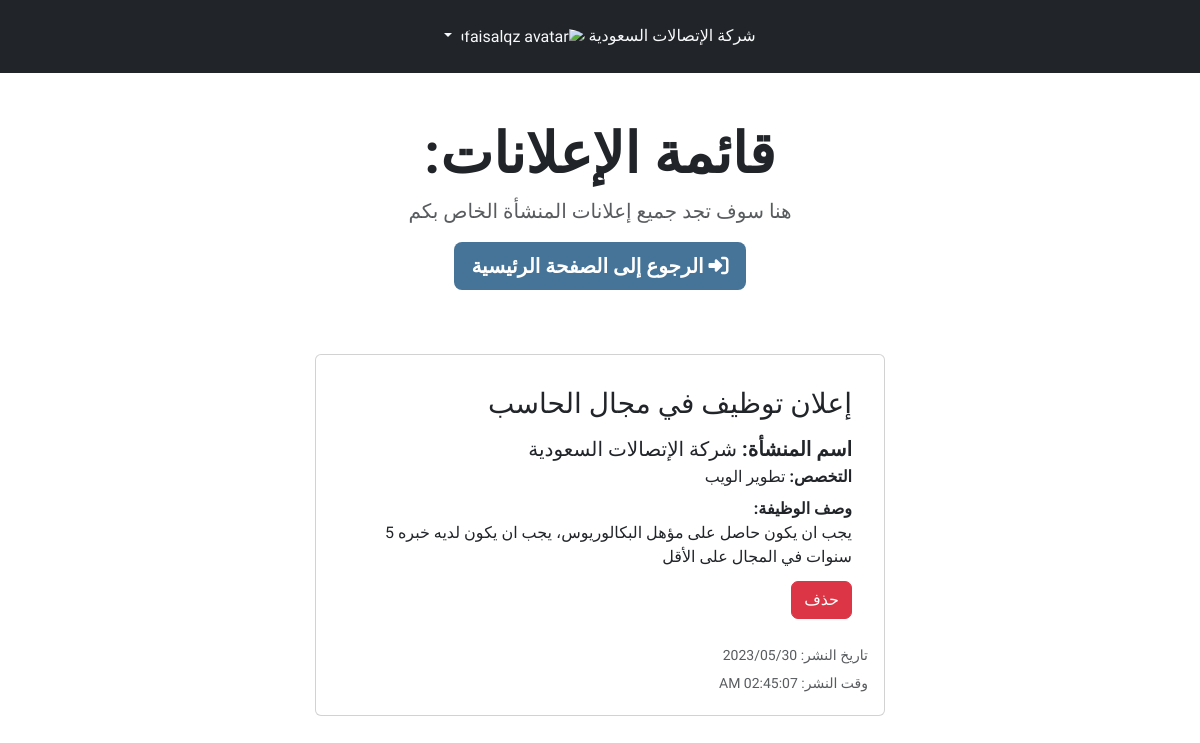
/dashboard/facility/ads.php (signed in), run on the app's committed database.
### tables this page shows
CREATE TABLE `facilities_request` (
  `id_request` int(15) NOT NULL,
  `name` varchar(150) NOT NULL,
  `ads_title` varchar(100) NOT NULL,
  `ads_major` varchar(100) NOT NULL,
  `ads_description` varchar(500) NOT NULL,
  `ads_created_date` varchar(50) NOT NULL,
  `ads_created_time` varchar(50) NOT NULL,
  `id_fk` int(15) NOT NULL
);

### includes/sessions.php (called while the page is built, shortened)
<?php
$logo = $_SESSION['logo'];
$username = $_SESSION['username'];

### dashboard/facility/ads.php (the view, shortened to what this page needs)
<?php
include '../../includes/sessions.php';
$id = $_SESSION['id'];
$name = $_SESSION['name'];
?>
<!DOCTYPE html>
<html lang="ar"">
<head>
<link rel="stylesheet" href="https://cdn.jsdelivr.net/npm/bootstrap@5.3.0-alpha3/dist/css/bootstrap.rtl.min.css">
<link rel="stylesheet" href="../../assets/css/style.css">
<link href="
https://cdn.jsdelivr.net/npm/sweetalert2@11.7.5/dist/sweetalert2.min.css
" rel="stylesheet">
</head>
<nav class="navbar navbar-dark bg-dark navbar-expand-md py-4 justify-content-center ">
    <div class="container">
        <div class="navbar-collapse collapse w-100" id="collapsingNavbar3">
            <ul class="navbar-nav w-100 justify-content-center">
                <div class='dropdown text-end'>
                    <a href='#' class='d-block link-light text-decoration-none dropdown-toggle dropend' id='dropdownUser1' data-bs-toggle='dropdown' aria-expanded='false'> <?php echo $name ?> <img src='../../uploads/logo/<?php echo $logo ?>' alt='<?php echo $username ?> avatar' width='32' height='32' class='rounded-circle'>
                    </a>
                </div>
            </ul>
        </div>
    </div>
</nav>
<div class="text-center ">
    <h1 class="display-4 fw-bold">قائمة الإعلانات: </h1>
    <p class="text-muted lead" id="pra">هنا سوف تجد جميع إعلانات المنشأة الخاص بكم</p>
</div>
<div class="col-md-12 text-center">
    <a href="dashboard/facility/home">
        <button type="button" style="background-color: #467499" class="text-white fw-bold justify-content-center btn btn-lg"><i class="fa-solid fa-right-to-bracket"></i> الرجوع إلى الصفحة الرئيسية</button>
    </a>
</div>
<main class="container ">
    <div class="row">
        <div class="col">
            <?php
            include '../../database/conn.php';
            $sql = "SELECT id_request,name,ads_title,ads_major,ads_description,ads_created_date,ads_created_time FROM facilities_request where id_fk = $id";
            $query = mysqli_query($conn, $sql);
            ?>
            <?php
            while ($row = mysqli_fetch_row($query)) {
                echo '
                    <section class="row card-animation py-3">
                    <div class="mx-auto card col-md-6 p-3 ">
                        <div class="card-body">
                            <div class="d-md-flex">
                                <div class="flex-grow-1">
                                    <a data-step="5" data-position="right" data-intro=" عند الدخول على صفحة البحث عن وظائف،تظهر قائمة الوظائف المتاحة،ويمكن للمستخدم البحث على مسمى الوظيفة">
                                        <h3 class="card-title d-inline-block secondary my-0 py-0 mb-3">' . $row[2] . '</h3>
                                    </a>
                                    <h5 class="mb-1"><span><strong>اسم المنشأة: </strong>' . $row[1] . '</span></h5>
                                    <p class="mb-2 "><strong>التخصص: </strong>' . $row[3] . '</p>
                                    <p class="mb-1 "><strong>وصف الوظيفة:</strong> <br>' . $row[4] . '</p>
                                </div>
                                <img src="https://teleworks.sa/wp-content/themes/understrap-child/images/resort.svg" class="rounded-circle" alt="">
                            </div>
                                     <div class="py-2">
                                <a href="dashboard/facility/delete.php?$id_request=' . $row[0] . '"><button type="button" class="btn btn-danger sign-in">حذف</button></a>
                            </div>
                        </div>
                        <p class="text-muted mb-1"><small>تاريخ النشر: ' . $row[5] . ' </small></p>
                        <p class="text-muted mb-1"><small>وقت النشر: ' . $row[6] . '</small></p>
                    </div>
            </div>
        </div>
        </section>';
            }
            ?>
            <div class="p-3"></div>
</main>
<?php include '../../includes/end.php'; ?>

### assets/css/style.css (style rules this page uses)
html { direction: rtl; }
button.sign-in { border-radius: 7px; }
#pra { font-weight: 500; color: rgb(68, 68, 68); }
* { scrollbar-width: thin; scrollbar-color: #6e757a #2f353a; }
section.card-animation .card { transition: transform 0.2s ease; }

### data on the page
facilities_request: ads_title "إعلان توظيف في مجال الحاسب", name "شركة الإتصالات السعودية", ads_major "تطوير الويب", ads_description "يجب ان يكون حاصل على مؤهل البكالوريوس، يجب ان يكون لديه خبره 5 سنوات في المجال على الأقل", ads_created_date "2023/05/30", ads_created_time "02:45:07 AM"

### other printed values
$name "شركة الإتصالات السعودية"
